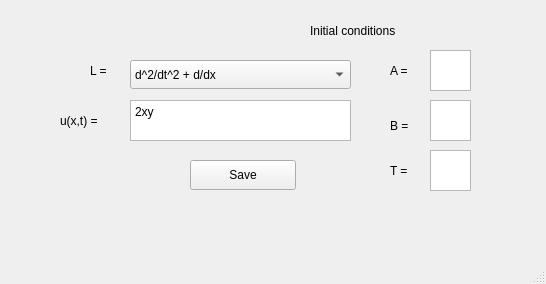
<?xml version="1.0" encoding="UTF-8"?>
<ui version="4.0">
 <class>MainWindow</class>
 <widget class="QMainWindow" name="MainWindow">
  <property name="geometry">
   <rect>
    <x>0</x>
    <y>0</y>
    <width>546</width>
    <height>284</height>
   </rect>
  </property>
  <property name="windowTitle">
   <string>MainWindow</string>
  </property>
  <widget class="QWidget" name="centralwidget">
   <widget class="QLabel" name="label">
    <property name="geometry">
     <rect>
      <x>90</x>
      <y>60</y>
      <width>41</width>
      <height>21</height>
     </rect>
    </property>
    <property name="text">
     <string>L =</string>
    </property>
   </widget>
   <widget class="QComboBox" name="comboBox">
    <property name="geometry">
     <rect>
      <x>130</x>
      <y>60</y>
      <width>221</width>
      <height>29</height>
     </rect>
    </property>
    <item>
     <property name="text">
      <string>d^2/dt^2 + d/dx</string>
     </property>
    </item>
    <item>
     <property name="text">
      <string/>
     </property>
    </item>
   </widget>
   <widget class="QLabel" name="label_2">
    <property name="geometry">
     <rect>
      <x>60</x>
      <y>110</y>
      <width>61</width>
      <height>21</height>
     </rect>
    </property>
    <property name="text">
     <string>u(x,t) =</string>
    </property>
   </widget>
   <widget class="QPlainTextEdit" name="plainTextEdit">
    <property name="geometry">
     <rect>
      <x>130</x>
      <y>100</y>
      <width>221</width>
      <height>41</height>
     </rect>
    </property>
    <property name="plainText">
     <string>2xy</string>
    </property>
   </widget>
   <widget class="QLabel" name="label_3">
    <property name="geometry">
     <rect>
      <x>390</x>
      <y>60</y>
      <width>31</width>
      <height>21</height>
     </rect>
    </property>
    <property name="text">
     <string>A =</string>
    </property>
   </widget>
   <widget class="QPlainTextEdit" name="plainTextEdit_2">
    <property name="geometry">
     <rect>
      <x>430</x>
      <y>50</y>
      <width>41</width>
      <height>41</height>
     </rect>
    </property>
   </widget>
   <widget class="QLabel" name="label_4">
    <property name="geometry">
     <rect>
      <x>390</x>
      <y>110</y>
      <width>31</width>
      <height>31</height>
     </rect>
    </property>
    <property name="text">
     <string>B = </string>
    </property>
   </widget>
   <widget class="QTextEdit" name="textEdit">
    <property name="geometry">
     <rect>
      <x>430</x>
      <y>100</y>
      <width>41</width>
      <height>41</height>
     </rect>
    </property>
   </widget>
   <widget class="QLabel" name="label_5">
    <property name="geometry">
     <rect>
      <x>390</x>
      <y>160</y>
      <width>41</width>
      <height>21</height>
     </rect>
    </property>
    <property name="text">
     <string>T = </string>
    </property>
   </widget>
   <widget class="QPlainTextEdit" name="plainTextEdit_3">
    <property name="geometry">
     <rect>
      <x>430</x>
      <y>150</y>
      <width>41</width>
      <height>41</height>
     </rect>
    </property>
   </widget>
   <widget class="QLabel" name="label_6">
    <property name="geometry">
     <rect>
      <x>310</x>
      <y>20</y>
      <width>141</width>
      <height>21</height>
     </rect>
    </property>
    <property name="text">
     <string>Initial conditions</string>
    </property>
   </widget>
   <widget class="QPushButton" name="pushButton">
    <property name="geometry">
     <rect>
      <x>190</x>
      <y>160</y>
      <width>106</width>
      <height>30</height>
     </rect>
    </property>
    <property name="text">
     <string>Save</string>
    </property>
   </widget>
  </widget>
  <widget class="QMenuBar" name="menubar">
   <property name="geometry">
    <rect>
     <x>0</x>
     <y>0</y>
     <width>546</width>
     <height>26</height>
    </rect>
   </property>
  </widget>
  <widget class="QStatusBar" name="statusbar"/>
 </widget>
 <resources/>
 <connections/>
</ui>
